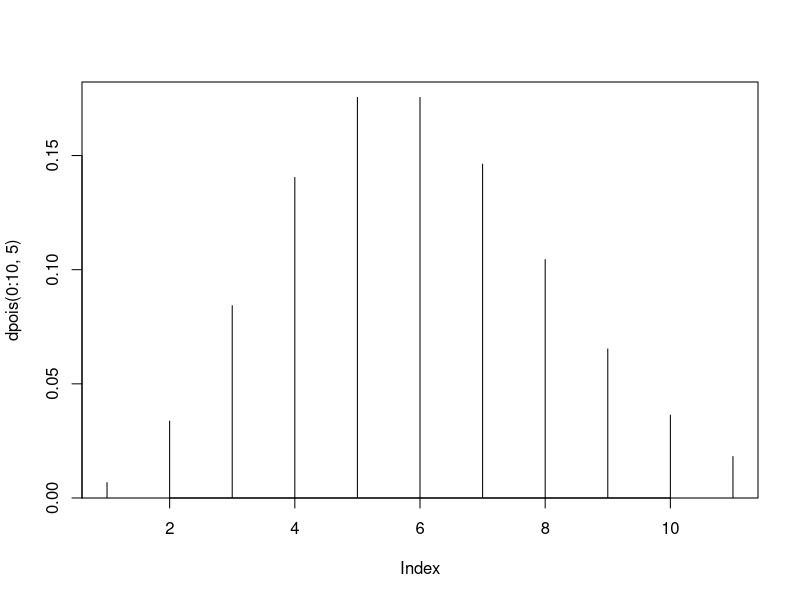
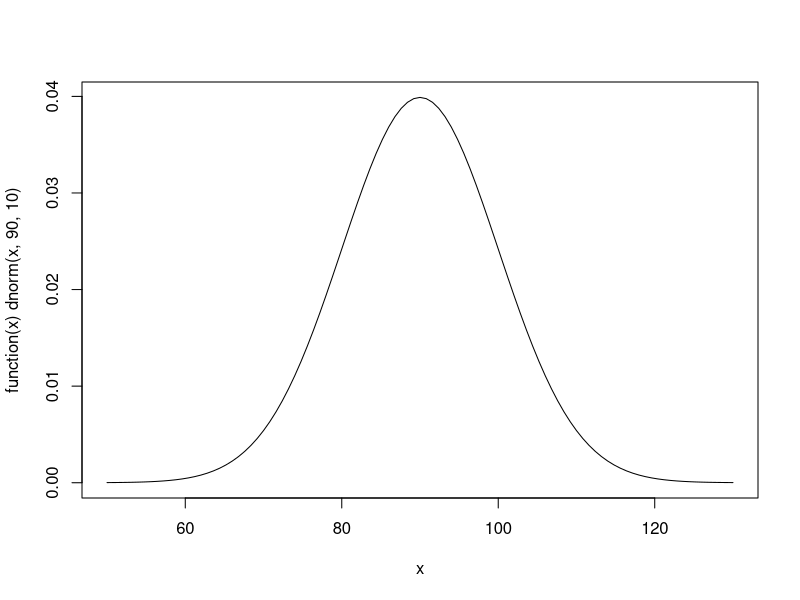
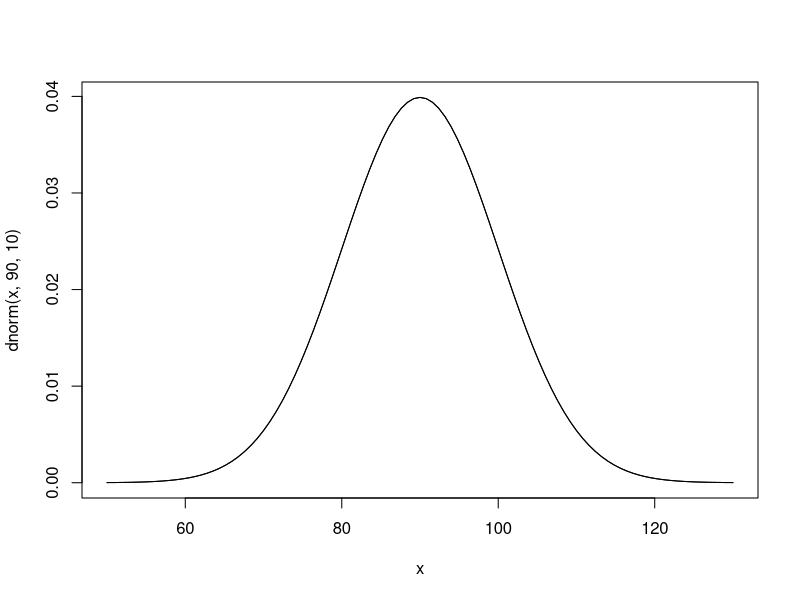
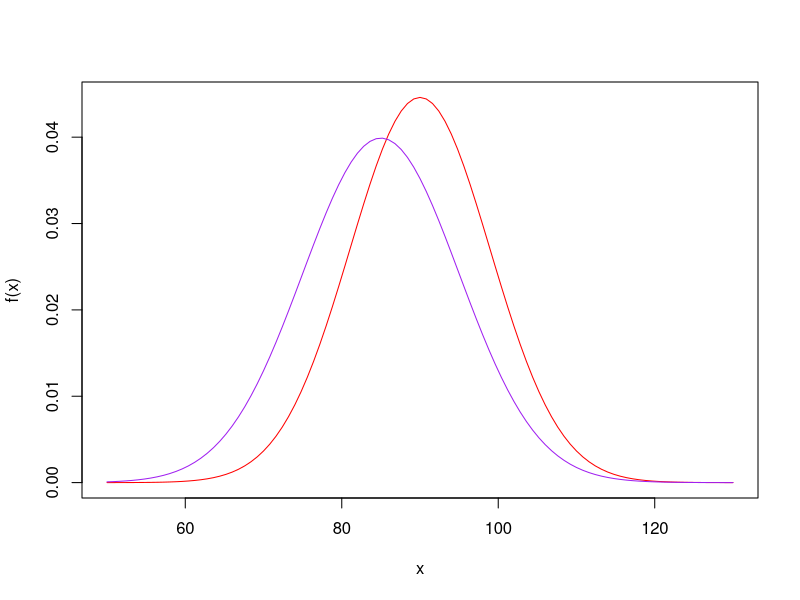
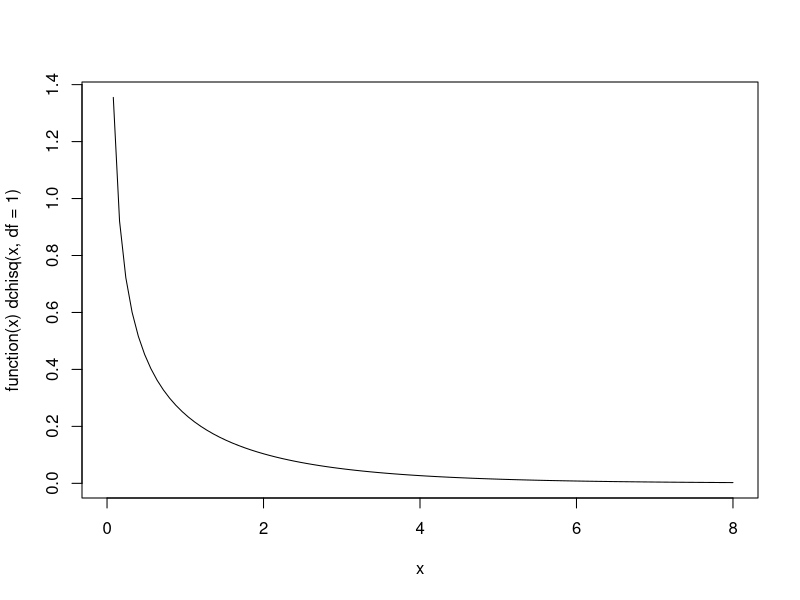
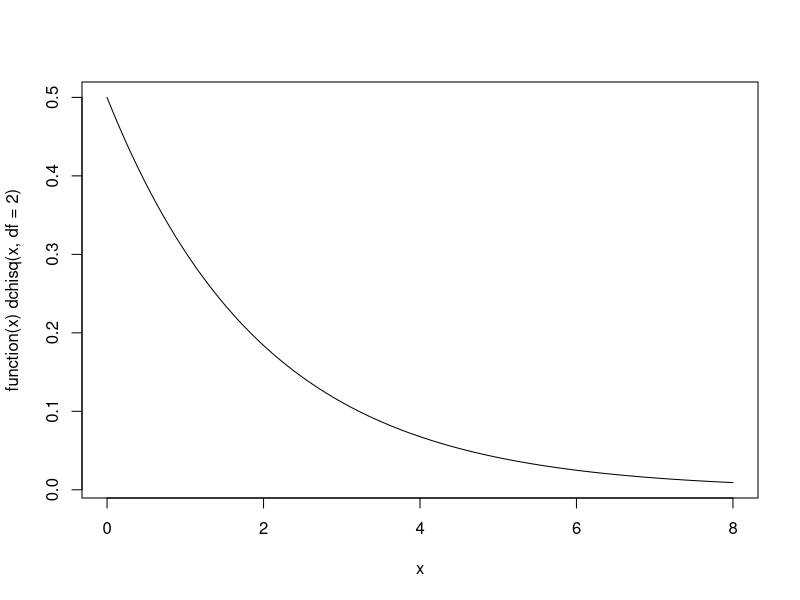
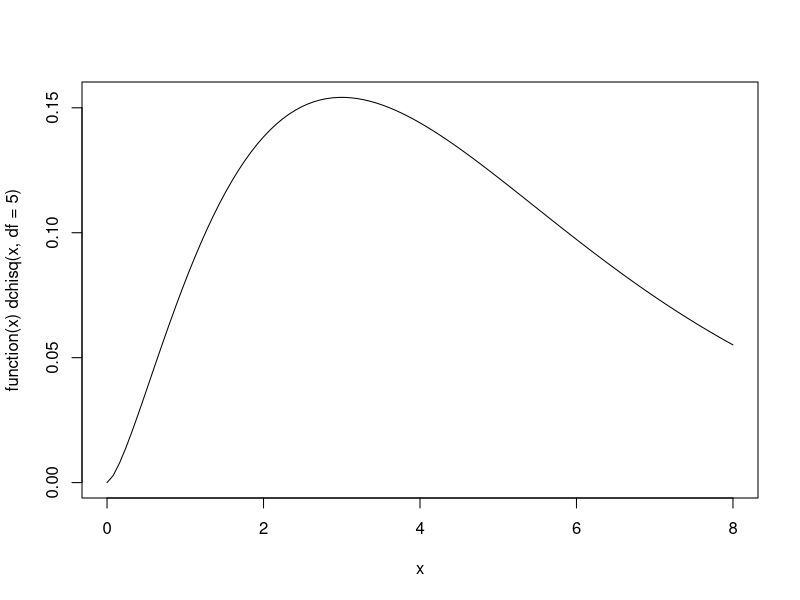
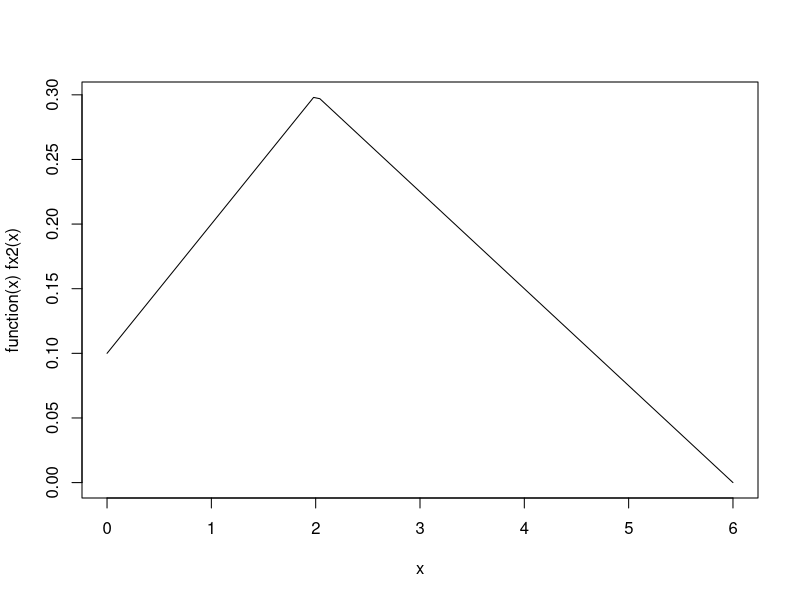

Recreate these plots in R, in order.
# Exercícios Probabilidade 

#--------------------------------------------------------------------------------------------------#

?pnorm

pnorm(115,90,10) # P(X≤115)

1 - pnorm(80,90,10) # P(X≥80)

pnorm(75,90,10) # P(X≤75)

pnorm(110,90,10) - pnorm(85,90,10) # P(85≤X≤110)

#--------------------------------------------------------------------------------------------------#

1 - pbinom(14, size = 15, prob = 0.4) # P(X≥14)

pbinom(10,15,0.4) - pbinom(8,15,0.4) # P(8<X≤10)

#--------------------------------------------------------------------------------------------------#

# Prova Marcelo 

#--------------------------------------------------------------------------------------------------#

# Questão 1 (10 e 0.10) 2 casa decimais 

round((dbinom(0,10,0.1)),2) # A probabilidade de nenhum sucesso é 0.35. V 

round((pbinom(10,10,0.1) - pbinom(2,10,0.1)),2) # A probabilidade de ter entre 10 e 2 sucessos é de 0.93. F 

round((pbinom(10,10,0.1) - pbinom(5,10,0.1)),2)

round((pbinom(10,10,0.1) - pbinom(8,10,0.1)),2) # A probabilidade de ter entre 5 e 10 sucessos é igual a probabilidade de ter entre 8 e 10 sucessos. V

round((1 - pbinom(3,10,0.1)),2) # A probabilidade de três ou mais sucessos é de 0.10. F

10 * 0.10 # Número esperado = n * p F

# Variância = n*p*(1-p)

#--------------------------------------------------------------------------------------------------#

# Questão 2 (media = 30 e sd = 8.2) 2 casas decimais 

round((1 - pnorm(40,30,8.2)),2) # A probabilidade de uma empresa ter um preço de no mínimo 40 dólares é de 0.89. F

round((pnorm(49.08,30,8.2)),2) # 95% das empresas custam até 49.08 doláres. F

round((pnorm(15,30,8.2)),2) # A probabilidade de uma empresa ter um preço não superior a 15 dólares é de 0.03. V

round((pnorm(35,30,8.2) - pnorm(25,30,8.2)),2) # A probabilidade de uma empresa ter um preço entre 25 e 35 dólares é de 0.46. V

round((pnorm(40,30,8.2) - pnorm(20,30,8.2)),2) # A probabilidade de uma empresa ter um preço entre 20 e 40 dólares é de 0.62. F

#----------------------------------------------------------------------------------------------------#

# Continuando os da apostila: 

#----------------------------------------------------------------------------------------------------#

# Questão 3 (n=5 e p=0.3)

dbinom(0,5,0.3) # Nenhuma conta estar vencida

dbinom(2,5,0.3) # Exatamente duas contas estarem vencidas

1 - pbinom(3,5,0.3) # Três ou mais contas estarem vencidas

#---------------------------------------------------------------------------------------------------#

# Uma empresa recebe 720 emails em um intervalo de 8 horas. Qual a probabilidade de que: 

?ppois

# Converti horas pra minutos: 8 horas -> 480 minutos 

# lambda = mu / t = 720 / 480 = 1.5 

# mu = lambda * t (desejado) = 1.5 * 6 = 9 

mu <- 1.5 * 6

1 - ppois(3,mu) # Em 6 minutos receba pelo menos 3 emails. 

mi <- 1.5 * 4

dpois(0,mi) # Em 4 minutos não receba nenhum email.

  #-----------------------------------------------------------------------------------------------------#

# mu = 13, sd = 0.1

pnorm(13.2,13,0.1) - pnorm(13,13,0.1) # Pese entre 13,0 e 13,2 kg.

1 - pnorm(13.25,13,0.1) # Tenha um peso maior do que 13,25 kg.

pnorm(13.1,13,0.1) - pnorm(12.8,13,0.1) # Pese entre 12,8 e 13,1 kg.

pnorm(13.2,13,0.1) - pnorm(13.1,13,0.1) # Pese entre 13,1 e 13,2 kg.

#-----------------------------------------------------------------------------------------------------#

# Questão 6 (Fazendo gráficos)

plot(dpois(0:10,5),type='h') # da função de densidade de uma variável com distribuição de Poisson com parâmetro λ=5plot(dnorm(50:130,90,10),type='l') # da densidade de uma variável X∼N(90,100) 

plot(function(x) dnorm(x,90,10),50,130)
# ou
curve(dnorm(x,90,10),50,130)


plot(function(x) dnorm(x, 90,10), 50, 130, add = TRUE) # sobreponha ao gráfico anterior a densidade de uma variável Y∼N(90,80) e outra Z∼N(85,100)
plot(function(x) dnorm(x, 90, sqrt(80)), 50, 130,  ylab = 'f(x)', col = 'red')
plot(function(x) dnorm(x, 85, 10), 50, 130, add = TRUE, col = 'purple')

plot(function(x) dchisq(x, df = 1), 0, 8)
plot(function(x) dchisq(x, df = 2), 0, 8)
plot(function(x) dchisq(x, df = 5), 0, 8)

#-----------------------------------------------------------------------------------------------------#

# f. d. p. lá de cima 

fx <- function(x){
  if(x>=0 & x<=2){
    f <- (1/10)*x + (1/10)
  }
  else if(x>2 & x<=6){
    f <- (-3/40)*x + (9/20)
  }
  else(
    f <- 0
  )
  return(f)
}

Vectorize(fx) -> fx2

integrate(fx2,0,6) # a integral de todo o domínio deu 1

# e a função nunca gera um valor negativo 

integrate(fx2,4.5,Inf) # Calcule a probabilidade de encontrar uma pessoa com renda acima de 4,5 u.m. e indique o resultado no gráfico da distribuição.

plot(function(x) fx2(x), 0, 6)

ex <- function(x){x * fx2(x)} # Qual a renda média nesta localidade?

integrate(ex,0,6) # E[X]=∫xf(x)dx 




